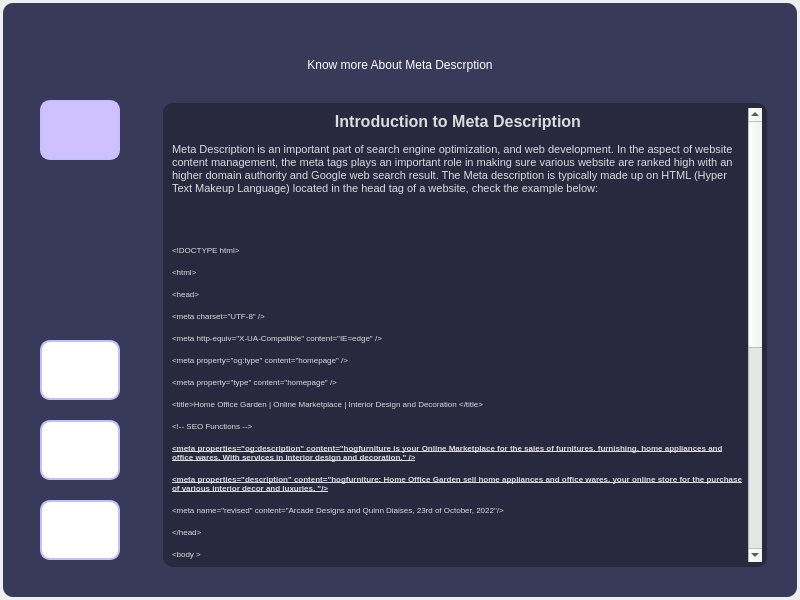
<?xml version="1.0" encoding="UTF-8"?>
<ui version="4.0">
 <class>Dialog</class>
 <widget class="QDialog" name="Dialog">
  <property name="geometry">
   <rect>
    <x>0</x>
    <y>0</y>
    <width>800</width>
    <height>600</height>
   </rect>
  </property>
  <property name="windowTitle">
   <string>Dialog</string>
  </property>
  <widget class="QWidget" name="widget" native="true">
   <property name="geometry">
    <rect>
     <x>0</x>
     <y>0</y>
     <width>800</width>
     <height>600</height>
    </rect>
   </property>
   <property name="styleSheet">
    <string notr="true">QWidget#widget{
	background-color: rgb(56, 58, 89);
	color: rgb(220, 220, 220);
	border-radius: 10px;
	margin: 3px;
}</string>
   </property>
   <widget class="QPushButton" name="home">
    <property name="geometry">
     <rect>
      <x>40</x>
      <y>100</y>
      <width>80</width>
      <height>60</height>
     </rect>
    </property>
    <property name="styleSheet">
     <string notr="true">QPushButton{
	border-radius: 10px;
	font: 85 10pt &quot;Times New Roman&quot;;
	color: #ffffff;
	border: 2px solid rgb(197, 189, 255);
	background: #cfc0ff;
}
QPushButton:hover{
	font: 85 10pt &quot;Times New Roman&quot;;
	color:#cfc0ff;
	border: 2px solid #aaaaff;
	background: #cfc0ff;
}</string>
    </property>
    <property name="text">
     <string/>
    </property>
    <property name="icon">
     <iconset>
      <normaloff>../../SEO_Character_Guide/backgroundiconimages.jpeg</normaloff>../../SEO_Character_Guide/backgroundiconimages.jpeg</iconset>
    </property>
    <property name="iconSize">
     <size>
      <width>60</width>
      <height>40</height>
     </size>
    </property>
   </widget>
   <widget class="QPushButton" name="goback">
    <property name="geometry">
     <rect>
      <x>40</x>
      <y>500</y>
      <width>80</width>
      <height>60</height>
     </rect>
    </property>
    <property name="styleSheet">
     <string notr="true">QPushButton{
	border-radius: 10px;
	font: 85 10pt &quot;Times New Roman&quot;;
	color: #ffffff;
	border: 2px solid rgb(197, 189, 255);
	background: rgb(255, 255, 255);
}
QPushButton:hover{
	font: 85 10pt &quot;Times New Roman&quot;;
	color:#cfc0ff;
	border: 2px solid #aaaaff;
	background: rgb(255, 255, 255);
}</string>
    </property>
    <property name="text">
     <string/>
    </property>
    <property name="icon">
     <iconset>
      <normaloff>../../SEO_Character_Guide/backimages.jpeg</normaloff>../../SEO_Character_Guide/backimages.jpeg</iconset>
    </property>
    <property name="iconSize">
     <size>
      <width>60</width>
      <height>40</height>
     </size>
    </property>
   </widget>
   <widget class="QPushButton" name="settings">
    <property name="geometry">
     <rect>
      <x>40</x>
      <y>340</y>
      <width>80</width>
      <height>60</height>
     </rect>
    </property>
    <property name="styleSheet">
     <string notr="true">QPushButton{
	border-radius: 10px;
	font: 85 10pt &quot;Times New Roman&quot;;
	color: #ffffff;
	border: 2px solid rgb(197, 189, 255);
	background: rgb(255, 255, 255);
}
QPushButton:hover{
	font: 85 10pt &quot;Times New Roman&quot;;
	color:#cfc0ff;
	border: 2px solid #aaaaff;
	background: rgb(255, 255, 255);
}</string>
    </property>
    <property name="text">
     <string/>
    </property>
    <property name="icon">
     <iconset>
      <normaloff>../../SEO_Character_Guide/settings.jpg</normaloff>../../SEO_Character_Guide/settings.jpg</iconset>
    </property>
    <property name="iconSize">
     <size>
      <width>60</width>
      <height>40</height>
     </size>
    </property>
   </widget>
   <widget class="QPushButton" name="menu">
    <property name="geometry">
     <rect>
      <x>40</x>
      <y>420</y>
      <width>80</width>
      <height>60</height>
     </rect>
    </property>
    <property name="styleSheet">
     <string notr="true">QPushButton{
	border-radius: 10px;
	font: 85 10pt &quot;Times New Roman&quot;;
	color: #ffffff;
	border: 2px solid rgb(197, 189, 255);
	background: rgb(255, 255, 255);
}
QPushButton:hover{
	font: 85 10pt &quot;Times New Roman&quot;;
	color:#cfc0ff;
	border: 2px solid #aaaaff;
	background: rgb(255, 255, 255);
}</string>
    </property>
    <property name="text">
     <string/>
    </property>
    <property name="icon">
     <iconset>
      <normaloff>../../SEO_Character_Guide/menu.jpg</normaloff>../../SEO_Character_Guide/menu.jpg</iconset>
    </property>
    <property name="iconSize">
     <size>
      <width>60</width>
      <height>40</height>
     </size>
    </property>
   </widget>
   <widget class="QTextBrowser" name="textBrowser">
    <property name="geometry">
     <rect>
      <x>160</x>
      <y>100</y>
      <width>610</width>
      <height>470</height>
     </rect>
    </property>
    <property name="styleSheet">
     <string notr="true">QTextBrowser{
	background-color: rgba(0, 0, 0, 75);
	color: rgb(220, 220, 220);
	border-radius: 10px;
	margin: 3px;
	padding: 5px;
}

QTextBrowser:hover{
	border: 3px solid rgb(230, 208, 255);
}</string>
    </property>
    <property name="html">
     <string>&lt;!DOCTYPE HTML PUBLIC &quot;-//W3C//DTD HTML 4.0//EN&quot; &quot;http://www.w3.org/TR/REC-html40/strict.dtd&quot;&gt;
&lt;html&gt;&lt;head&gt;&lt;meta name=&quot;qrichtext&quot; content=&quot;1&quot; /&gt;&lt;style type=&quot;text/css&quot;&gt;
p, li { white-space: pre-wrap; }
&lt;/style&gt;&lt;/head&gt;&lt;body style=&quot; font-family:'MS Shell Dlg 2'; font-size:8.25pt; font-weight:400; font-style:normal;&quot;&gt;
&lt;p align=&quot;center&quot; style=&quot; margin-top:12px; margin-bottom:12px; margin-left:0px; margin-right:0px; -qt-block-indent:0; text-indent:0px;&quot;&gt;&lt;span style=&quot; font-size:12pt; font-weight:600;&quot;&gt;Introduction to Meta Description&lt;/span&gt;&lt;/p&gt;
&lt;p style=&quot; margin-top:12px; margin-bottom:12px; margin-left:0px; margin-right:0px; -qt-block-indent:0; text-indent:0px;&quot;&gt;Meta Description is an important part of search engine optimization, and web development. In the aspect of website content management, the meta tags plays an important role in making sure various website are ranked high with an higher domain authority and Google web search result. The Meta description is typically made up on HTML (Hyper Text Makeup Language) located in the head tag of a website, check the example below: &lt;/p&gt;
&lt;p style=&quot; margin-top:12px; margin-bottom:12px; margin-left:0px; margin-right:0px; -qt-block-indent:0; text-indent:0px;&quot;&gt;&lt;br /&gt;&lt;/p&gt;
&lt;p style=&quot; margin-top:12px; margin-bottom:12px; margin-left:0px; margin-right:0px; -qt-block-indent:0; text-indent:0px;&quot;&gt;&lt;span style=&quot; font-size:6pt;&quot;&gt;&amp;lt;!DOCTYPE html&amp;gt;&lt;/span&gt;&lt;/p&gt;
&lt;p style=&quot; margin-top:12px; margin-bottom:12px; margin-left:0px; margin-right:0px; -qt-block-indent:0; text-indent:0px;&quot;&gt;&lt;span style=&quot; font-size:6pt;&quot;&gt;&amp;lt;html&amp;gt;&lt;/span&gt;&lt;/p&gt;
&lt;p style=&quot; margin-top:12px; margin-bottom:12px; margin-left:0px; margin-right:0px; -qt-block-indent:0; text-indent:0px;&quot;&gt;&lt;span style=&quot; font-size:6pt;&quot;&gt;&amp;lt;head&amp;gt;&lt;/span&gt;&lt;/p&gt;
&lt;p style=&quot; margin-top:12px; margin-bottom:12px; margin-left:0px; margin-right:0px; -qt-block-indent:0; text-indent:0px;&quot;&gt;&lt;span style=&quot; font-size:6pt;&quot;&gt;&amp;lt;meta charset=&amp;quot;UTF-8&amp;quot; /&amp;gt;&lt;/span&gt;&lt;/p&gt;
&lt;p style=&quot; margin-top:12px; margin-bottom:12px; margin-left:0px; margin-right:0px; -qt-block-indent:0; text-indent:0px;&quot;&gt;&lt;span style=&quot; font-size:6pt;&quot;&gt;&amp;lt;meta http-equiv=&amp;quot;X-UA-Compatible&amp;quot; content=&amp;quot;IE=edge&amp;quot; /&amp;gt;&lt;/span&gt;&lt;/p&gt;
&lt;p style=&quot; margin-top:12px; margin-bottom:12px; margin-left:0px; margin-right:0px; -qt-block-indent:0; text-indent:0px;&quot;&gt;&lt;span style=&quot; font-size:6pt;&quot;&gt;&amp;lt;meta property=&amp;quot;og:type&amp;quot; content=&amp;quot;homepage&amp;quot; /&amp;gt;&lt;/span&gt;&lt;/p&gt;
&lt;p style=&quot; margin-top:12px; margin-bottom:12px; margin-left:0px; margin-right:0px; -qt-block-indent:0; text-indent:0px;&quot;&gt;&lt;span style=&quot; font-size:6pt;&quot;&gt;&amp;lt;meta property=&amp;quot;type&amp;quot; content=&amp;quot;homepage&amp;quot; /&amp;gt;&lt;/span&gt;&lt;/p&gt;
&lt;p style=&quot; margin-top:12px; margin-bottom:12px; margin-left:0px; margin-right:0px; -qt-block-indent:0; text-indent:0px;&quot;&gt;&lt;span style=&quot; font-size:6pt;&quot;&gt;&amp;lt;title&amp;gt;Home Office Garden | Online Marketplace | Interior Design and Decoration &amp;lt;/title&amp;gt;&lt;/span&gt;&lt;/p&gt;
&lt;p style=&quot; margin-top:12px; margin-bottom:12px; margin-left:0px; margin-right:0px; -qt-block-indent:0; text-indent:0px;&quot;&gt;&lt;span style=&quot; font-size:6pt;&quot;&gt;&amp;lt;!-- SEO Functions --&amp;gt;&lt;/span&gt;&lt;/p&gt;
&lt;p style=&quot; margin-top:12px; margin-bottom:12px; margin-left:0px; margin-right:0px; -qt-block-indent:0; text-indent:0px;&quot;&gt;&lt;span style=&quot; font-size:6pt; font-weight:600; text-decoration: underline;&quot;&gt;&amp;lt;meta properties=&amp;quot;og:description&amp;quot; content=&amp;quot;hogfurniture is your Online Marketplace for the sales of furnitures, furnishing, home appliances and office wares. With services in interior design and decoration.&amp;quot; /&amp;gt;&lt;/span&gt;&lt;/p&gt;
&lt;p style=&quot; margin-top:12px; margin-bottom:12px; margin-left:0px; margin-right:0px; -qt-block-indent:0; text-indent:0px;&quot;&gt;&lt;span style=&quot; font-size:6pt; font-weight:600; text-decoration: underline;&quot;&gt;&amp;lt;meta properties=&amp;quot;description&amp;quot; content=&amp;quot;hogfurniture: Home Office Garden sell home appliances and office wares, your online store for the purchase of various interior decor and luxuries. &amp;quot;/&amp;gt;&lt;/span&gt;&lt;/p&gt;
&lt;p style=&quot; margin-top:12px; margin-bottom:12px; margin-left:0px; margin-right:0px; -qt-block-indent:0; text-indent:0px;&quot;&gt;&lt;span style=&quot; font-size:6pt;&quot;&gt;&amp;lt;meta name=&amp;quot;revised&amp;quot; content=&amp;quot;Arcade Designs and Quinn Diaises, 23rd of October, 2022&amp;quot;/&amp;gt;&lt;/span&gt;&lt;/p&gt;
&lt;p style=&quot; margin-top:12px; margin-bottom:12px; margin-left:0px; margin-right:0px; -qt-block-indent:0; text-indent:0px;&quot;&gt;&lt;span style=&quot; font-size:6pt;&quot;&gt;&amp;lt;/head&amp;gt;&lt;/span&gt;&lt;/p&gt;
&lt;p style=&quot; margin-top:12px; margin-bottom:12px; margin-left:0px; margin-right:0px; -qt-block-indent:0; text-indent:0px;&quot;&gt;&lt;span style=&quot; font-size:6pt;&quot;&gt;&amp;lt;body &amp;gt;&lt;/span&gt;&lt;/p&gt;
&lt;p style=&quot; margin-top:12px; margin-bottom:12px; margin-left:0px; margin-right:0px; -qt-block-indent:0; text-indent:0px;&quot;&gt;&lt;span style=&quot; font-size:6pt;&quot;&gt;&amp;lt;/body&amp;gt;&lt;/span&gt;&lt;/p&gt;
&lt;p style=&quot; margin-top:12px; margin-bottom:12px; margin-left:0px; margin-right:0px; -qt-block-indent:0; text-indent:0px;&quot;&gt;&lt;span style=&quot; font-size:6pt;&quot;&gt;&amp;lt;/html&amp;gt; &lt;/span&gt;&lt;/p&gt;
&lt;p style=&quot; margin-top:12px; margin-bottom:12px; margin-left:0px; margin-right:0px; -qt-block-indent:0; text-indent:0px;&quot;&gt;From the Above HTML snippet code, one can undoubtedly understand where the Meta Description, also known as the SEO description resides, in the oblivious part of the website core web development. &lt;/p&gt;
&lt;p align=&quot;center&quot; style=&quot; margin-top:12px; margin-bottom:12px; margin-left:0px; margin-right:0px; -qt-block-indent:0; text-indent:0px;&quot;&gt;&lt;span style=&quot; font-family:'Times New Roman','serif'; font-size:12pt; font-weight:600; color:#000000;&quot;&gt;Meta tags&lt;/span&gt;&lt;/p&gt;
&lt;p style=&quot; margin-top:12px; margin-bottom:12px; margin-left:0px; margin-right:0px; -qt-block-indent:0; text-indent:0px;&quot;&gt;&lt;span style=&quot; font-family:'Times New Roman','serif'; color:#000000;&quot;&gt;This is another developer tool, the Meta Tag contains six important part, namely the title and og:title, to the description, keywords, as well as the og:description and og:keyword. These Meta Tags are used to give the website page a title, a description and very keywords which would be called upon by the search engine when related subjects are searched upon.&lt;/span&gt;&lt;/p&gt;
&lt;p align=&quot;center&quot; style=&quot; margin-top:12px; margin-bottom:12px; margin-left:0px; margin-right:0px; -qt-block-indent:0; text-indent:0px;&quot;&gt;&lt;span style=&quot; font-size:12pt; font-weight:600;&quot;&gt;Character Length&lt;/span&gt;&lt;/p&gt;
&lt;p style=&quot; margin-top:12px; margin-bottom:12px; margin-left:0px; margin-right:0px; -qt-block-indent:0; text-indent:0px;&quot;&gt;One major thing to be on the lookout for when setting up the Meta Description of an given website is the length of words and characters. While most professionals and website analysis tools may suggest a character length of between 155 and 160, it is preferable to limit the Meta Description length to 150 Characters to gain full advantage to the Meta Description. &lt;/p&gt;
&lt;p align=&quot;center&quot; style=&quot; margin-top:12px; margin-bottom:12px; margin-left:0px; margin-right:0px; -qt-block-indent:0; text-indent:0px;&quot;&gt;&lt;span style=&quot; font-size:12pt; font-weight:600;&quot;&gt;Keyword Stuffing&lt;/span&gt;&lt;/p&gt;
&lt;p style=&quot; margin-top:12px; margin-bottom:12px; margin-left:0px; margin-right:0px; -qt-block-indent:0; text-indent:0px;&quot;&gt; Keyword stuffing occurs when the Meta description is stuffed up with keywords alone, not making any meaningful sense of order. While this pattern of approach may be successful in some cases, it is not advisable for commercial organizations and companies seeking to make the best of Meta Description. &lt;/p&gt;
&lt;p style=&quot; margin-top:12px; margin-bottom:12px; margin-left:0px; margin-right:0px; -qt-block-indent:0; text-indent:0px;&quot;&gt;@Quinn Daisies&lt;/p&gt;
&lt;p style=&quot; margin-top:12px; margin-bottom:12px; margin-left:0px; margin-right:0px; -qt-block-indent:0; text-indent:0px;&quot;&gt;Ebire Folayemi Michael&lt;/p&gt;&lt;/body&gt;&lt;/html&gt;</string>
    </property>
   </widget>
   <widget class="QLabel" name="label_2">
    <property name="geometry">
     <rect>
      <x>250</x>
      <y>50</y>
      <width>300</width>
      <height>30</height>
     </rect>
    </property>
    <property name="styleSheet">
     <string notr="true">QLabel{
	color: #ffffff;
	font: 8pt &quot;Georgia&quot;;
}</string>
    </property>
    <property name="text">
     <string>Know more About Meta Descrption</string>
    </property>
    <property name="alignment">
     <set>Qt::AlignCenter</set>
    </property>
   </widget>
  </widget>
 </widget>
 <resources/>
 <connections/>
</ui>
